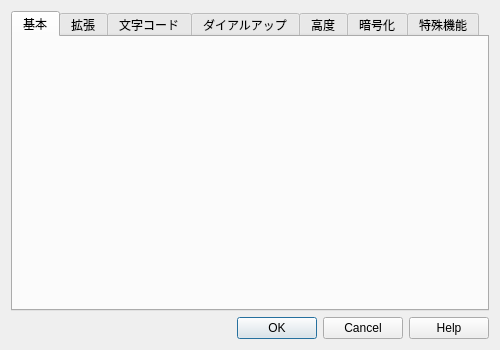
<?xml version="1.0" encoding="UTF-8"?>
<ui version="4.0">
 <class>HostSettingsDialog</class>
 <widget class="QDialog" name="HostSettingsDialog">
  <property name="geometry">
   <rect>
    <x>0</x>
    <y>0</y>
    <width>500</width>
    <height>350</height>
   </rect>
  </property>
  <property name="windowTitle">
   <string>ホストの設定</string>
  </property>
  <layout class="QVBoxLayout" name="verticalLayout">
   <item>
    <widget class="QTabWidget" name="tabWidget">
     <property name="currentIndex">
      <number>0</number>
     </property>
     <widget class="HostSettingGeneralForm" name="tab_0">
      <property name="windowTitle">
       <string>ホストの設定</string>
      </property>
      <attribute name="title">
       <string>基本</string>
      </attribute>
     </widget>
     <widget class="HostSettingAdvancedForm" name="tab_1">
      <attribute name="title">
       <string>拡張</string>
      </attribute>
     </widget>
     <widget class="HostSettingKanjiCodeForm" name="tab_2">
      <attribute name="title">
       <string>文字コード</string>
      </attribute>
     </widget>
     <widget class="HostSettingDialupForm" name="tab_3">
      <attribute name="title">
       <string>ダイアルアップ</string>
      </attribute>
     </widget>
     <widget class="HostSettingSpecialForm" name="tab_4">
      <attribute name="title">
       <string>高度</string>
      </attribute>
     </widget>
     <widget class="HostSettingEncryptionForm" name="tab_5">
      <attribute name="title">
       <string>暗号化</string>
      </attribute>
     </widget>
     <widget class="HostSettingFeatureForm" name="tab_6">
      <attribute name="title">
       <string>特殊機能</string>
      </attribute>
     </widget>
    </widget>
   </item>
   <item>
    <widget class="QDialogButtonBox" name="buttonBox">
     <property name="orientation">
      <enum>Qt::Orientation::Horizontal</enum>
     </property>
     <property name="standardButtons">
      <set>QDialogButtonBox::StandardButton::Cancel|QDialogButtonBox::StandardButton::Help|QDialogButtonBox::StandardButton::Ok</set>
     </property>
    </widget>
   </item>
  </layout>
 </widget>
 <customwidgets>
  <customwidget>
   <class>HostSettingGeneralForm</class>
   <extends>QWidget</extends>
   <header>ui/host/hostsettinggeneralform.hpp</header>
   <container>1</container>
  </customwidget>
  <customwidget>
   <class>HostSettingAdvancedForm</class>
   <extends>QWidget</extends>
   <header>ui/host/hostsettingadvancedform.hpp</header>
   <container>1</container>
  </customwidget>
  <customwidget>
   <class>HostSettingKanjiCodeForm</class>
   <extends>QWidget</extends>
   <header>ui/host/hostsettingkanjicodeform.hpp</header>
   <container>1</container>
  </customwidget>
  <customwidget>
   <class>HostSettingDialupForm</class>
   <extends>QWidget</extends>
   <header>ui/host/hostsettingdialupform.hpp</header>
   <container>1</container>
  </customwidget>
  <customwidget>
   <class>HostSettingSpecialForm</class>
   <extends>QWidget</extends>
   <header>ui/host/hostsettingspecialform.hpp</header>
   <container>1</container>
  </customwidget>
  <customwidget>
   <class>HostSettingEncryptionForm</class>
   <extends>QWidget</extends>
   <header>ui/host/hostsettingencryptionform.hpp</header>
   <container>1</container>
  </customwidget>
  <customwidget>
   <class>HostSettingFeatureForm</class>
   <extends>QWidget</extends>
   <header>ui/host/hostsettingfeatureform.hpp</header>
   <container>1</container>
  </customwidget>
 </customwidgets>
 <tabstops>
  <tabstop>tabWidget</tabstop>
 </tabstops>
 <resources/>
 <connections>
  <connection>
   <sender>buttonBox</sender>
   <signal>accepted()</signal>
   <receiver>HostSettingsDialog</receiver>
   <slot>accept()</slot>
   <hints>
    <hint type="sourcelabel">
     <x>248</x>
     <y>254</y>
    </hint>
    <hint type="destinationlabel">
     <x>157</x>
     <y>274</y>
    </hint>
   </hints>
  </connection>
  <connection>
   <sender>buttonBox</sender>
   <signal>rejected()</signal>
   <receiver>HostSettingsDialog</receiver>
   <slot>reject()</slot>
   <hints>
    <hint type="sourcelabel">
     <x>316</x>
     <y>260</y>
    </hint>
    <hint type="destinationlabel">
     <x>286</x>
     <y>274</y>
    </hint>
   </hints>
  </connection>
  <connection>
   <sender>buttonBox</sender>
   <signal>helpRequested()</signal>
   <receiver>HostSettingsDialog</receiver>
   <slot>help()</slot>
   <hints>
    <hint type="sourcelabel">
     <x>200</x>
     <y>255</y>
    </hint>
    <hint type="destinationlabel">
     <x>199</x>
     <y>149</y>
    </hint>
   </hints>
  </connection>
 </connections>
 <slots>
  <slot>help()</slot>
  <slot>onCurrentChanged(int)</slot>
 </slots>
</ui>
